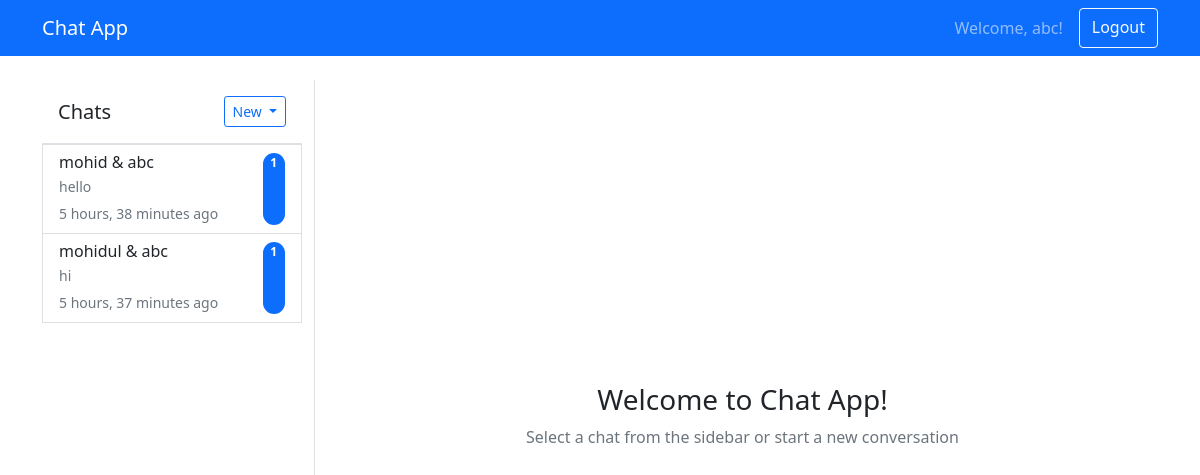
The page /chat/ (signed in) on the database its author committed.
### accounts/models.py (models this page shows, shortened)
class CustomUser(AbstractUser):
    is_online = models.BooleanField(default=False)
    last_seen = models.DateTimeField(auto_now=True)

### chat/models.py (models this page shows, shortened)
class ChatRoom(models.Model):
    ROOM_TYPES = [
        ('private', 'Private Chat'),
        ('group', 'Group Chat'),
    ]
    id = models.UUIDField(primary_key=True, default=uuid.uuid4, editable=False)
    name = models.CharField(max_length=255, blank=True, null=True)  # Group চ্যাটের জন্য
    room_type = models.CharField(max_length=10, choices=ROOM_TYPES, default='private')
    created_by = models.ForeignKey(User, on_delete=models.CASCADE, related_name='created_rooms')
    created_at = models.DateTimeField(auto_now_add=True)
    updated_at = models.DateTimeField(auto_now=True)
    is_active = models.BooleanField(default=True)
    description = models.TextField(blank=True, null=True)
    max_members = models.IntegerField(default=100)  # Group size limit
    class Meta:
        ordering = ['-updated_at']
    def __str__(self):
        if self.room_type == 'group':
            return self.name or f"Group Chat {self.id}"
        else:
            members = self.members.all()[:2]
            if len(members) >= 2:
                return f"{members[0].user.username} & {members[1].user.username}"
            return f"Private Chat {self.id}"
    @property
    def last_message(self):
        return self.messages.first()  # ordering এর কারণে first = latest

class RoomMembership(models.Model):
    MEMBER_ROLES = [
        ('admin', 'Admin'),
        ('moderator', 'Moderator'),
        ('member', 'Member'),
    ]
    room = models.ForeignKey(ChatRoom, on_delete=models.CASCADE, related_name='members')
    user = models.ForeignKey(User, on_delete=models.CASCADE, related_name='chat_memberships')
    role = models.CharField(max_length=10, choices=MEMBER_ROLES, default='member')
    joined_at = models.DateTimeField(auto_now_add=True)
    is_active = models.BooleanField(default=True)
    is_muted = models.BooleanField(default=False)
    last_read_at = models.DateTimeField(default=timezone.now)
    class Meta:
        unique_together = ['room', 'user']  # Same user can't join same room twice
        ordering = ['-joined_at']
    @property
    def unread_count(self):
        return self.room.messages.filter(
            timestamp__gt=self.last_read_at
        ).exclude(sender=self.user).count()

class Message(models.Model):
    MESSAGE_TYPES = [
        ('text', 'Text Message'),
        ('image', 'Image'),
        ('file', 'File'),
        ('system', 'System Message'),  # যেমন "User joined", "User left" etc
    ]
    id = models.UUIDField(primary_key=True, default=uuid.uuid4, editable=False)
    room = models.ForeignKey(ChatRoom, on_delete=models.CASCADE, related_name='messages')
    sender = models.ForeignKey(User, on_delete=models.CASCADE, related_name='sent_messages')
    message_type = models.CharField(max_length=10, choices=MESSAGE_TYPES, default='text')
    content = models.TextField(blank=True, null=True)  # Text content
    file = models.FileField(upload_to='chat_files/', blank=True, null=True)
    file_name = models.CharField(max_length=255, blank=True, null=True)
    file_size = models.BigIntegerField(blank=True, null=True)
    timestamp = models.DateTimeField(auto_now_add=True)
    edited_at = models.DateTimeField(blank=True, null=True)
    is_deleted = models.BooleanField(default=False)
    reply_to = models.ForeignKey('self', on_delete=models.SET_NULL, blank=True, null=True, related_name='replies')
    class Meta:
        ordering = ['-timestamp']  # Latest first

### chat/views.py (the view)
# urls.py: path('', views.home_view, name='home'),
@login_required
def home_view(request):
    user_memberships = RoomMembership.objects.filter(
        user=request.user,
        is_active=True
    ).select_related('room').prefetch_related('room__members__user')
    rooms = []
    for membership in user_memberships:
        room = membership.room
        room.membership = membership  # Add membership info to room
        room.unread_count = membership.unread_count
        rooms.append(room)
    all_users = User.objects.exclude(id=request.user.id).filter(is_active=True)
    context = {
        'rooms': rooms,
        'all_users': all_users,
        'user': request.user
    }
    return render(request, 'chat/home.html', context)

### chat/templates/chat/home.html (shortened to what this page needs)
{% extends 'chat/base_chat.html' %}
{% block chat_content %}
<div class="d-flex align-items-center justify-content-center h-100">
    <div class="text-center">
        <h3>Welcome to Chat App!</h3>
        <p class="text-muted">Select a chat from the sidebar or start a new conversation</p>
    </div>
</div>
{% endblock %}

### chat/templates/chat/base_chat.html (shortened to what this page needs)
{% extends 'base.html' %}
{% block content %}
<div class="row h-100">
    <div class="col-md-4 col-lg-3 border-end">
        <div class="d-flex justify-content-between align-items-center p-3 border-bottom">
            <h5 class="mb-0">Chats</h5>
            <div class="dropdown">
                <button class="btn btn-outline-primary btn-sm dropdown-toggle" type="button" data-bs-toggle="dropdown">
                    New
                </button>
            </div>
        </div>
        <div class="chat-list" style="height: calc(100vh - 200px); overflow-y: auto;">
            {% for room in rooms %}
            <a href="{% url 'chat:room' room_id=room.id %}"
               class="list-group-item list-group-item-action {% if current_room.id == room.id %}active{% endif %}">
                <div class="d-flex justify-content-between">
                    <div class="flex-grow-1">
                        <h6 class="mb-1">
                            {% if room.room_type == 'group' %}
                                <i class="bi bi-people"></i> {{ room.name }}
                            {% else %}
                                 {{ room }}
                            {% endif %}
                        </h6>
                        {% if room.last_message %}
                            <p class="mb-1 text-muted small">
                                {% if room.last_message.message_type == 'text' %}
                                    {{ room.last_message.content|truncatechars:40 }}
                                {% else %}
                                    <i>{{ room.last_message.get_message_type_display }}</i>
                                {% endif %}
                            </p>
                            <small class="text-muted">{{ room.last_message.timestamp|timesince }} ago</small>
                        {% endif %}
                    </div>
                    {% if room.unread_count > 0 %}
                        <span class="badge bg-primary rounded-pill">{{ room.unread_count }}</span>
                    {% endif %}
                </div>
            </a>
            {% empty %}
            <div class="p-3 text-center text-muted">
                <p>No chats yet.</p>
                <p><small>Start a conversation!</small></p>
            </div>
            {% endfor %}
        </div>
    </div>
    <div class="col-md-8 col-lg-9">
        {% block chat_content %}{% endblock %}
    </div>
</div>
{% endblock %}

### templates/base.html (shortened to what this page needs)
<!DOCTYPE html>
<html lang="en">
<head>
    <link href="https://cdn.jsdelivr.net/npm/bootstrap@5.1.3/dist/css/bootstrap.min.css" rel="stylesheet">
</head>
<body>
    <nav class="navbar navbar-expand-lg navbar-dark bg-primary">
        <div class="container">
            <a class="navbar-brand" href="#">Chat App</a>
            <div class="navbar-nav ms-auto">
                {% if user.is_authenticated %}
                    <span class="navbar-text me-3">Welcome, {{ user.username }}!</span>
                    <a class="btn btn-outline-light" href="{% url 'accounts:logout' %}">Logout</a>
                {% else %}
                    <a class="btn btn-outline-light me-2" href="{% url 'accounts:login' %}">Login</a>
                    <a class="btn btn-light" href="{% url 'accounts:signup' %}">Sign Up</a>
                {% endif %}
            </div>
        </div>
    </nav>
    <div class="container mt-4">
        {% block content %}
        {% endblock %}
    </div>
</body>
</html>

### rows shown on the page
CustomUser: username "abc"
ChatRoom: room_type+id "mohid & abc", last_message.content "hello", last_message.timestamp "5 hours, 38 minutes", unread_count "1"
ChatRoom: room_type+id "mohidul & abc", last_message.content "hi", last_message.timestamp "5 hours, 37 minutes", unread_count "1"
